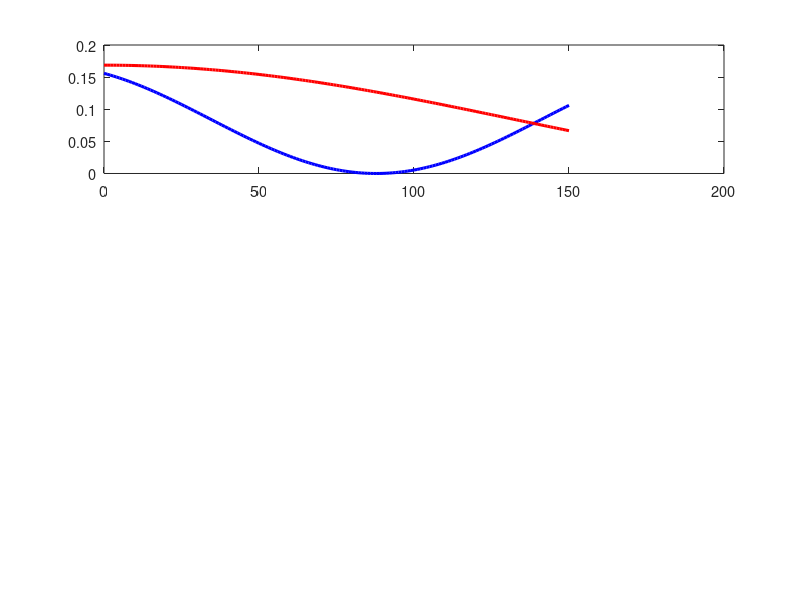

Here is the MATLAB script that generated this plot: (Note: this script raises an error after producing the figure.)

clear; close all; clc;

%% 1. Baseline Physical Constants & Waveguide Parameters (Wu et al. 2014)
c             = 2.99792458e8;       % Speed of light in vacuum [m/s]
lambda0       = 1550.391e-9;        % Operating optical wavelength [m] (1550.391 nm)
f0            = c / lambda0;        % Optical carrier frequency [Hz] (~193.366 THz)
w0            = 2 * pi * f0;        % Optical carrier angular frequency [rad/s]
L             = 178.98e-6;          % Ring circumference [m] (178.98 um)
ng            = 4.1850;             % Silicon waveguide group index (TE mode)
tau_rt        = ng * L / c;         % Round-trip time [s] (~2.498 ps)
FSR           = 1 / tau_rt;         % Free Spectral Range [Hz] (~400.24 GHz)

% Waveguide Propagation Loss from Paper
alpha_dB_cm   = 8.0;                % Waveguide power loss factor [dB/cm]
alpha_dB_m    = alpha_dB_cm * 100;  % [dB/m]
alpha_lin     = alpha_dB_m * log(10) / 10; % Linear attenuation coefficient [1/m] (~184.2 1/m)
gamma_i       = c * alpha_lin / (2 * ng);  % Intrinsic cavity decay rate [rad/s] (~6.598e9 rad/s)
eta_roundtrip = 1 - exp(-alpha_lin * L);    % Round-trip intrinsic power loss (~3.25%)
Qi            = w0 / (2 * gamma_i);        % Intrinsic cavity quality factor (~9.21e4)

% MZI Tunable Interferometric Coupler Parameters (Section 3 of Paper)
kappa0        = 0.0441;             % Directional coupler splitting power ratio (FDTD)
kappa_max     = 4 * kappa0 * (1 - kappa0); % Maximum MZI power coupling (~0.168621)
gamma_e_max   = - c * log(1 - kappa_max) / (2 * ng * L); % Max coupling rate (~3.696e10 rad/s)

% Thermo-Optic Properties & Heater Arm Lengths (Wu et al. 2014)
dn_dT         = 1.86e-4;            % Thermo-optic coefficient of silicon [1/K]
Lb1           = 116.80e-6;          % Coupler 1 bus arm heater length [m] (116.80 um)
Lr1           = 47.12e-6;           % Coupler 1 ring arm length [m] (47.12 um)
Lb2           = 47.12e-6;           % Coupler 2 bus arm heater length [m] (47.12 um)
Lr2           = 47.12e-6;           % Coupler 2 ring arm length [m] (47.12 um)

% Geometrical Path Length Differences
dL1           = Lb1 - Lr1;          % Arm length difference coupler 1: 69.68 um
dL2           = Lb2 - Lr2;          % Arm length difference coupler 2: 0.00 um (symmetric arms)

% Static Geometrical Phase Offsets at Ambient Temperature (dT = 0)
dphi1_0       = (2 * pi / lambda0) * ng * dL1; % Static phase offset coupler 1 [rad]
dphi2_0       = (2 * pi / lambda0) * ng * dL2; % Static phase offset coupler 2 = 0 [rad]

% Characteristic Temperature Tuning Scales
% Temperature increase required for pi phase shift (minimum to maximum coupling):
dT_pi_1       = lambda0 / (2 * dn_dT * Lb1); % ~35.68 K for Heater 1
dT_pi_2       = lambda0 / (2 * dn_dT * Lb2); % ~88.45 K for Heater 2
% Temperature increase required for full 2*pi phase cycle:
dT_2pi_1      = lambda0 / (dn_dT * Lb1);     % ~71.37 K for Heater 1
dT_2pi_2      = lambda0 / (dn_dT * Lb2);     % ~176.90 K for Heater 2

%% 2. User-Defined Operating Temperature Window
% You can adjust these temperatures to evaluate your specific lab setup!
T_ambient_C   = 20.0;               % Ambient / baseline chip temperature [deg C]
T_min_C       = 20.0;               % Minimum achievable heater temperature [deg C]
T_max_C       = 120.0;              % Maximum allowable heater temperature [deg C]

% Temperature elevations relative to ambient [K]
dT_min        = max(0, T_min_C - T_ambient_C);
dT_max        = max(dT_min, T_max_C - T_ambient_C);

%% 3. Analytical Global Physical Extrema (Device Theoretical Boundaries)
% Regardless of temperature, the physical interferometric couplers can only
% span power couplings in the range kappa in [0, kappa_max].
% Because gamma_e(kappa) is strictly monotonic with kappa:
%   gamma_e in [0, gamma_e_max]
%
% Absolute Global Extrema for alpha = 8.0 dB/cm:
% a0 = gamma_i + gamma_e1 + gamma_e2:
a0_global_min = gamma_i;                                % kappa1 = 0, kappa2 = 0
a0_global_max = gamma_i + 2 * gamma_e_max;              % kappa1 = kappa_max, kappa2 = kappa_max

% b0 = gamma_i + gamma_e2 - gamma_e1:
b0_global_min = gamma_i - gamma_e_max;                  % kappa1 = kappa_max, kappa2 = 0 (over-coupled)
b0_global_max = gamma_i + gamma_e_max;                  % kappa1 = 0, kappa2 = kappa_max (under-coupled)

% The 4 Vertices of the Complete Achievable Parallelogram in (a0, b0) space:
V1 = [a0_global_min,                      gamma_i];                   % (k1=0, k2=0)
V2 = [gamma_i + gamma_e_max,              gamma_i - gamma_e_max];     % (k1=max, k2=0)
V3 = [a0_global_max,                      gamma_i];                   % (k1=max, k2=max)
V4 = [gamma_i + gamma_e_max,              gamma_i + gamma_e_max];     % (k1=0, k2=max)

%% 4. Achievable Extrema for the Specific Temperature Window [T_min, T_max]
% Sample the [dT_min, dT_max] temperature window finely
N_pts_T       = 300;
dT1_vec       = linspace(dT_min, dT_max, N_pts_T);
dT2_vec       = linspace(dT_min, dT_max, N_pts_T);

% Coupler phase shifts across the operating temperature span
phi1_vec      = dphi1_0 + (2 * pi / lambda0) * dn_dT * Lb1 * dT1_vec;
phi2_vec      = dphi2_0 + (2 * pi / lambda0) * dn_dT * Lb2 * dT2_vec;

% Coupler power coupling ranges achievable within [T_min, T_max]
k1_T_vec      = 2 * kappa0 * (1 - kappa0) * (1 + cos(phi1_vec));
k2_T_vec      = 2 * kappa0 * (1 - kappa0) * (1 + cos(phi2_vec));

k1_win_min    = min(k1_T_vec);
k1_win_max    = max(k1_T_vec);
k2_win_min    = min(k2_T_vec);
k2_win_max    = max(k2_T_vec);

% Corresponding decay rate ranges
ge1_win_min   = - c * log(max(1 - k1_win_min, 1e-12)) / (2 * ng * L);
ge1_win_max   = - c * log(max(1 - k1_win_max, 1e-12)) / (2 * ng * L);
ge2_win_min   = - c * log(max(1 - k2_win_min, 1e-12)) / (2 * ng * L);
ge2_win_max   = - c * log(max(1 - k2_win_max, 1e-12)) / (2 * ng * L);

% Achievable Extrema within [T_min, T_max]:
a0_win_min    = gamma_i + ge1_win_min + ge2_win_min;
a0_win_max    = gamma_i + ge1_win_max + ge2_win_max;

b0_win_min    = gamma_i + ge2_win_min - ge1_win_max;
b0_win_max    = gamma_i + ge2_win_max - ge1_win_min;

%% 5. Parametric Sweep: Extrema as a Continuous Function of Delta_T_max
% Here we sweep the upper thermal tuning limit Delta_T_max from 0 to 150 K
% to show how the bounds expand until saturation.
dT_sweep_max  = linspace(0, 150, 151); % 0 to 150 K temperature elevation
N_sweep       = length(dT_sweep_max);

a0_min_sweep  = zeros(1, N_sweep);
a0_max_sweep  = zeros(1, N_sweep);
b0_min_sweep  = zeros(1, N_sweep);
b0_max_sweep  = zeros(1, N_sweep);
k1_min_sweep  = zeros(1, N_sweep);
k1_max_sweep  = zeros(1, N_sweep);
k2_min_sweep  = zeros(1, N_sweep);
k2_max_sweep  = zeros(1, N_sweep);

for s = 1:N_sweep
    dt_lim = dT_sweep_max(s);
    if dt_lim == 0
        p1 = dphi1_0;
        p2 = dphi2_0;
    else
        dt_sub = linspace(0, dt_lim, 100);
        p1 = dphi1_0 + (2 * pi / lambda0) * dn_dT * Lb1 * dt_sub;
        p2 = dphi2_0 + (2 * pi / lambda0) * dn_dT * Lb2 * dt_sub;
    end
    k1_sub = 2 * kappa0 * (1 - kappa0) * (1 + cos(p1));
    k2_sub = 2 * kappa0 * (1 - kappa0) * (1 + cos(p2));
    
    k1_min_sweep(s) = min(k1_sub);
    k1_max_sweep(s) = max(k1_sub);
    k2_min_sweep(s) = min(k2_sub);
    k2_max_sweep(s) = max(k2_sub);
    
    ge1_min_s = - c * log(max(1 - k1_min_sweep(s), 1e-12)) / (2 * ng * L);
    ge1_max_s = - c * log(max(1 - k1_max_sweep(s), 1e-12)) / (2 * ng * L);
    ge2_min_s = - c * log(max(1 - k2_min_sweep(s), 1e-12)) / (2 * ng * L);
    ge2_max_s = - c * log(max(1 - k2_max_sweep(s), 1e-12)) / (2 * ng * L);
    
    a0_min_sweep(s) = gamma_i + ge1_min_s + ge2_min_s;
    a0_max_sweep(s) = gamma_i + ge1_max_s + ge2_max_s;
    b0_min_sweep(s) = gamma_i + ge2_min_s - ge1_max_s;
    b0_max_sweep(s) = gamma_i + ge2_max_s - ge1_min_s;
end

%% 6. 2D Meshgrid Parameter Space across [T_min, T_max]
[DT1, DT2]    = meshgrid(dT1_vec, dT2_vec);
Phi1_2D       = dphi1_0 + (2 * pi / lambda0) * dn_dT * Lb1 * DT1;
Phi2_2D       = dphi2_0 + (2 * pi / lambda0) * dn_dT * Lb2 * DT2;

K1_2D         = 2 * kappa0 * (1 - kappa0) * (1 + cos(Phi1_2D));
K2_2D         = 2 * kappa0 * (1 - kappa0) * (1 + cos(Phi2_2D));

Ge1_2D        = - c * log(max(1 - K1_2D, 1e-12)) / (2 * ng * L);
Ge2_2D        = - c * log(max(1 - K2_2D, 1e-12)) / (2 * ng * L);

A0_2D         = gamma_i + Ge1_2D + Ge2_2D;
B0_2D         = gamma_i + Ge2_2D - Ge1_2D;

%% 7. Formatted Console Summary & Physical Insights
fprintf('========================================================================================\n');
fprintf('       SILICON PHOTONIC MRR ODE SOLVER: THERMAL TUNING & COEFFICIENT BOUNDS             \n');
fprintf('       Reference: Wu et al., Optics Express 22(21), 26254-26264 (2014)                  \n');
fprintf('========================================================================================\n');
fprintf('Waveguide Propagation Loss (alpha)  : %.2f dB/cm (Linear: %.2f m^-1)\n', alpha_dB_cm, alpha_lin);
fprintf('Cavity Round-Trip Loss (eta)        : %.3f %% (Intrinsic Qi = %.2e)\n', eta_roundtrip * 100, Qi);
fprintf('Fixed Intrinsic Decay Rate (gamma_i): %.4e rad/s\n', gamma_i);
fprintf('Max MZI Power Coupling (kappa_max)  : %.6f (Directional coupler kappa0 = %.4f)\n', kappa_max, kappa0);
fprintf('Max Coupling Decay Rate (gamma_max) : %.4e rad/s\n', gamma_e_max);
fprintf('----------------------------------------------------------------------------------------\n');
fprintf('THERMO-OPTIC HEATER CHARACTERISTICS:\n');
fprintf('  Heater 1 (Through Coupler Bus Arm): Lb1 = %.2f um, Lr1 = %.2f um (Delta_L1 = %.2f um)\n', ...
        Lb1 * 1e6, Lr1 * 1e6, dL1 * 1e6);
fprintf('    -> Delta_T for pi phase shift   : %.2f K (%.1f deg C above ambient)\n', dT_pi_1, T_ambient_C + dT_pi_1);
fprintf('    -> Delta_T for 2*pi phase shift : %.2f K (%.1f deg C above ambient)\n', dT_2pi_1, T_ambient_C + dT_2pi_1);
fprintf('  Heater 2 (Drop Coupler Bus Arm)   : Lb2 = %.2f um, Lr2 = %.2f um (Delta_L2 = 0.00 um)\n', ...
        Lb2 * 1e6, Lr2 * 1e6);
fprintf('    -> Delta_T for pi phase shift   : %.2f K (%.1f deg C above ambient)\n', dT_pi_2, T_ambient_C + dT_pi_2);
fprintf('    -> Delta_T for 2*pi phase shift : %.2f K (%.1f deg C above ambient)\n', dT_2pi_2, T_ambient_C + dT_2pi_2);
fprintf('----------------------------------------------------------------------------------------\n');
fprintf('ABSOLUTE GLOBAL PHYSICAL EXTREMA (Device Architecture Limits at alpha = 8.0 dB/cm):\n');
fprintf('  Coefficient a0 (Bandwidth / Damping) :\n');
fprintf('    - Minimum a0 [kappa1=0, kappa2=0] : %.4e rad/s\n', a0_global_min);
fprintf('    - Maximum a0 [kappa1=max, kappa2=max]: %.4e rad/s\n', a0_global_max);
fprintf('    - Full a0 Tuning Span (Delta a0)  : %.4e rad/s (Dynamic Ratio = %.1fx)\n', ...
        a0_global_max - a0_global_min, a0_global_max/a0_global_min);
fprintf('  Coefficient b0 (Zero Location / Coupling Symmetry) :\n');
fprintf('    - Minimum b0 [kappa1=max, kappa2=0] : %+.4e rad/s -> Deep Over-coupled\n', ...
        b0_global_min);
fprintf('    - Maximum b0 [kappa1=0, kappa2=max] : %+.4e rad/s -> Deep Under-coupled\n', ...
        b0_global_max);
fprintf('    - Critical Coupling Zero-Crossing  : b0 = 0 rad/s (gamma_e1 - gamma_e2 = gamma_i = %.4e rad/s)\n', ...
        gamma_i);
fprintf('----------------------------------------------------------------------------------------\n');
fprintf('CONFIGURED OPERATING WINDOW: T in [%.1f, %.1f] deg C (Delta_T in [%.1f, %.1f] K):\n', ...
        T_min_C, T_max_C, dT_min, dT_max);
fprintf('  Coupler 1 Achievable Coupling     : kappa1 in [%.4f, %.4f]\n', k1_win_min, k1_win_max);
fprintf('  Coupler 2 Achievable Coupling     : kappa2 in [%.4f, %.4f]\n', k2_win_min, k2_win_max);
fprintf('  Achieved a0 Range                 : [%.4e, %.4e] rad/s\n', a0_win_min, a0_win_max);
fprintf('  Achieved b0 Range                 : [%+.4e, %+.4e] rad/s\n', b0_win_min, b0_win_max);
if b0_win_min < 0 && b0_win_max > 0
    fprintf('  Coupling Regimes Accessible       : BOTH Over-coupled (b0 < 0) and Under-coupled (b0 > 0)!\n');
    fprintf('                                      Includes Critical Coupling Differentiator Mode (b0 = 0).\n');
elseif b0_win_max <= 0
    fprintf('  Coupling Regimes Accessible       : Exclusively Over-coupled (b0 <= 0).\n');
else
    fprintf('  Coupling Regimes Accessible       : Exclusively Under-coupled (b0 >= 0).\n');
end
fprintf('========================================================================================\n\n');

%% 8. Visualization: Figure 1 - Evolution of Extrema vs. Maximum Temperature
set(0, 'DefaultAxesFontSize', 10.5, 'DefaultLineLineWidth', 1.8);

fig1 = figure('Name', 'MRR ODE Solver - Thermal Tuning Range & Extrema', ...
              'Position', [60, 40, 950, 850], 'Color', 'w');

% (a) Power Coupling Coefficients vs Temperature Elevation
subplot(3, 1, 1);
plot(dT_sweep_max, k1_T_vec(1:N_sweep), 'b-', 'LineWidth', 2.2, 'DisplayName', '\kappa_1(\Delta T_1) (Heater 1, L_{b1}=116.8 \mum)');
hold on;
plot(dT_sweep_max, k2_T_vec(1:N_sweep), 'r-', 'LineWidth', 2.2, 'DisplayName', '\kappa_2(\Delta T_2) (Heater 2, L_{b2}=47.1 \mum)');
yline(kappa_max, 'k:', 'LineWidth', 1.5, 'DisplayName', sprintf('\\kappa_{max} = %.4f', kappa_max));
yline(0, 'k--', 'LineWidth', 1.2, 'DisplayName', '\kappa_{min} = 0');
xline(dT_pi_1, 'b--', 'LineWidth', 1.2, 'DisplayName', sprintf('\\Delta T_{\\pi,1} = %.1f K', dT_pi_1));
xline(dT_pi_2, 'r--', 'LineWidth', 1.2, 'DisplayName', sprintf('\\Delta T_{\\pi,2} = %.1f K', dT_pi_2));
grid on; box on;
xlim([0, 150]); ylim([-0.01, 0.185]);
xlabel('Temperature Elevation \Delta T [K]');
ylabel('Power Coupling Ratio \kappa');
title('(a) Coupler Power Couplings vs. Heater Temperature');
legend('Location', 'northeast', 'FontSize', 8.5);

% (b) Min and Max a0 vs Temperature Tuning Range Delta_T_max
subplot(3, 1, 2);
a0_min_rad = a0_min_sweep;
a0_max_rad = a0_max_sweep;
fill([dT_sweep_max, fliplr(dT_sweep_max)], ...
     [a0_max_rad, fliplr(a0_min_rad)], ...
     [0.85, 0.92, 1.0], 'EdgeColor', 'none', 'DisplayName', 'Achievable a_0 Bandwidth Range');
hold on;
plot(dT_sweep_max, a0_max_rad, 'b-', 'LineWidth', 2.2, 'DisplayName', 'a_{0,max}(\Delta T_{max})');
plot(dT_sweep_max, a0_min_rad, 'b--', 'LineWidth', 2.0, 'DisplayName', 'a_{0,min}(\Delta T_{max})');
yline(a0_global_max, 'k:', 'LineWidth', 1.5, 'DisplayName', sprintf('Global a_{0,max} = %.2e rad/s', a0_global_max));
yline(a0_global_min, 'k-.', 'LineWidth', 1.5, 'DisplayName', sprintf('Global a_{0,min} = \\gamma_i = %.2e rad/s', a0_global_min));
xline(dT_max, 'm-', 'LineWidth', 1.6, 'DisplayName', sprintf('User Window \\Delta T_{max} = %.0f K', dT_max));
grid on; box on;
xlim([0, 150]); ylim([0, 9e10]);
xlabel('Maximum Temperature Tuning Range \Delta T_{max} [K]');
ylabel('ODE Coefficient a_0 [rad/s]');
title('(b) Bandwidth / Damping Coefficient a_0 Tuning Range');
legend('Location', 'east', 'FontSize', 8.5);

% (c) Min and Max b0 vs Temperature Tuning Range Delta_T_max
subplot(3, 1, 3);
b0_min_rad = b0_min_sweep;
b0_max_rad = b0_max_sweep;
fill([dT_sweep_max, fliplr(dT_sweep_max)], ...
     [b0_max_rad, fliplr(b0_min_rad)], ...
     [1.0, 0.88, 0.88], 'EdgeColor', 'none', 'DisplayName', 'Achievable b_0 Tuning Range');
hold on;
plot(dT_sweep_max, b0_max_rad, 'r-', 'LineWidth', 2.2, 'DisplayName', 'b_{0,max}(\Delta T_{max}) (Under-coupled)');
plot(dT_sweep_max, b0_min_rad, 'r--', 'LineWidth', 2.0, 'DisplayName', 'b_{0,min}(\Delta T_{max}) (Over-coupled)');
yline(0, 'k-', 'LineWidth', 1.4, 'DisplayName', 'Critical Coupling Line (b_0 = 0)');
yline(b0_global_max, 'k:', 'LineWidth', 1.5, 'DisplayName', sprintf('Global b_{0,max} = %+.2e rad/s', b0_global_max));
yline(b0_global_min, 'k-.', 'LineWidth', 1.5, 'DisplayName', sprintf('Global b_{0,min} = %.2e rad/s', b0_global_min));
xline(dT_max, 'm-', 'LineWidth', 1.6, 'DisplayName', sprintf('User Window \\Delta T_{max} = %.0f K', dT_max));
grid on; box on;
xlim([0, 150]); ylim([-3.5e10, 5e10]);
xlabel('Maximum Temperature Tuning Range \Delta T_{max} [K]');
ylabel('ODE Coefficient b_0 [rad/s]');
title('(c) Zero Location / Coupling Symmetry b_0 Tuning Range');
legend('Location', 'east', 'FontSize', 8.5);

%% 9. Visualization: Figure 2 - 2D Thermal Landscapes & Reachable (a0, b0) Space
fig2 = figure('Name', 'MRR ODE Solver - 2D Operational Space & Landscapes', ...
              'Position', [120, 100, 1100, 820], 'Color', 'w');

T1_grid_C = T_ambient_C + DT1;
T2_grid_C = T_ambient_C + DT2;

% (a) 2D Contour of a0 across the (T1, T2) Heater Control Plane
subplot(2, 2, 1);
contourf(T1_grid_C, T2_grid_C, A0_2D, 25, 'LineColor', 'none');
colorbar; colormap(gca, 'jet');
hold on;
xlabel('Heater 1 Temperature T_1 [^\circC]');
ylabel('Heater 2 Temperature T_2 [^\circC]');
title('(a) Coefficient a_0 [rad/s] vs. (T_1, T_2)');
grid on; box on;

% (b) 2D Contour of b0 across the (T1, T2) Heater Control Plane
subplot(2, 2, 2);
contourf(T1_grid_C, T2_grid_C, B0_2D, 25, 'LineColor', 'none');
colorbar; colormap(gca, 'parula');
hold on;
% Critical coupling differentiator contour (b0 = 0)
[C_crit, h_crit] = contour(T1_grid_C, T2_grid_C, B0_2D, [0 0], 'w-', 'LineWidth', 2.4);
xlabel('Heater 1 Temperature T_1 [^\circC]');
ylabel('Heater 2 Temperature T_2 [^\circC]');
title('(b) Coefficient b_0 [rad/s] & Differentiator Line (b_0 = 0)');
grid on; box on;

% (c) 2D Reachable ODE Space (a0, b0) - Full Physical Parallelogram vs Active Window
subplot(2, 2, [3, 4]);

% 1. Plot Global Theoretical Parallelogram
poly_a0 = [V1(1), V2(1), V3(1), V4(1), V1(1)];
poly_b0 = [V1(2), V2(2), V3(2), V4(2), V1(2)];
fill(poly_a0, poly_b0, [0.93, 0.93, 0.93], 'EdgeColor', [0.4 0.4 0.4], ...
     'LineWidth', 1.6, 'DisplayName', 'Global Physical Architecture Domain (\alpha = 8 dB/cm)');
hold on;

% 2. Scatter plot of points reachable within current [T_min, T_max]
scatter(A0_2D(:), B0_2D(:), 9, [0.2 0.6 0.9], 'filled', ...
        'MarkerFaceAlpha', 0.4, 'DisplayName', sprintf('Reachable in [%.0f, %.0f] ^\\circC Window', T_min_C, T_max_C));

% 3. Critical Coupling Differentiator Axis (b0 = 0)
yline(0, 'k--', 'LineWidth', 1.8, 'DisplayName', 'Critical Coupling Axis (b_0 = 0, Differentiator)');

% 4. Shaded Over-coupled and Under-coupled zones text
text(1.2e10, -2.0e10, 'OVER-COUPLED REGIME (b_0 < 0)', 'FontSize', 11, 'FontWeight', 'bold', 'Color', [0.8 0.1 0.1]);
text(1.2e10, +3.0e10, 'UNDER-COUPLED REGIME (b_0 > 0)', 'FontSize', 11, 'FontWeight', 'bold', 'Color', [0.1 0.3 0.8]);

% 5. Highlight Experimental System Testing Points from Wu et al. (2014)
% Testing I (unheated P1=0, P2=0): a0 = 8.0127e10 rad/s, b0 = 8.1233e9 rad/s
plot(8.0127e10, 8.1233e9, 'p', 'MarkerSize', 13, ...
     'MarkerFaceColor', [1.0 0.8 0.0], 'MarkerEdgeColor', 'k', ...
     'DisplayName', 'Paper Exp Testing I (Unheated: a_0=8.01\times10^{10}, b_0=+8.12\times10^9 rad/s)');

% Testing Set 3 (constant a0 = 6.3452e10 rad/s, varied b0)
a0_exp3 = 6.3452e10;
b0_exp3 = [-8.5515e9, -1.6055e9, 5.4834e9];
plot(a0_exp3 * ones(size(b0_exp3)), b0_exp3, 'rs', 'MarkerSize', 9, ...
     'MarkerFaceColor', 'r', 'DisplayName', 'Paper Exp Set 3 (Constant a_0 = 6.35\times10^{10} rad/s, Varied b_0)');

% Testing Set 4 (constant b0 = 6.7874e9 rad/s, varied a0)
b0_exp4 = 6.7874e9;
a0_exp4 = [2.8127e10, 5.9454e10, 7.8791e10];
plot(a0_exp4, b0_exp4 * ones(size(a0_exp4)), 'g^', 'MarkerSize', 9, ...
     'MarkerFaceColor', 'g', 'DisplayName', 'Paper Exp Set 4 (Constant b_0 = 6.79\times10^9 rad/s, Varied a_0)');

grid on; box on;
xlim([0, 9.0e10]); ylim([-3.5e10, 5.0e10]);
xlabel('ODE Bandwidth / Damping Coefficient a_0 [rad/s]');
ylabel('ODE Zero Location Coefficient b_0 [rad/s]');
title('(c) 2D Achievable ODE Coefficient Space (a_0, b_0) & Experimental Verification');
legend('Location', 'northwest', 'FontSize', 9.0);

fprintf('========================================================================================\n');
fprintf('Simulation complete. Figures 1 and 2 successfully generated.\n');
fprintf('========================================================================================\n');
